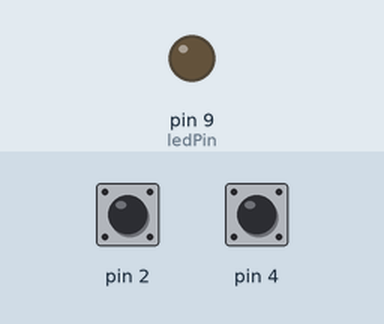
Bench run of a sketch on a simulated Arduino Uno, built with avr-gcc and run on an emulated ATmega328P. Parts: output pins drawn as LEDs (lit = HIGH). The inputs (shaded band) are chosen by the test bench; at power-on: pin 2 HIGH, pin 4 HIGH.

Above: at 1.2 s.
1.3 s: pin 2 pulled LOW for 1 s
At 3.2 s:
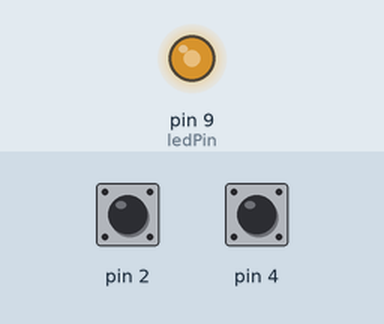
3.8 s: pin 2 pulled LOW for 3.2 s
At 4.8 s:
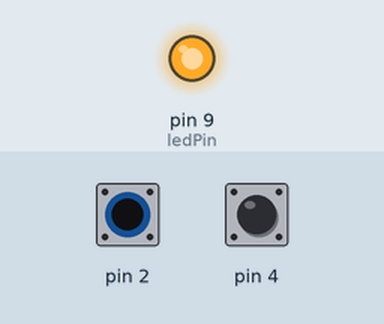
8.5 s: pin 4 pulled LOW for 3.2 s
At 10.5 s:
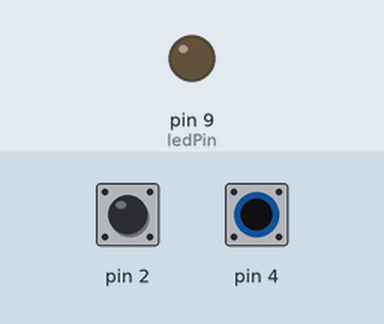
Timing chart, 0 to 12.0 s (numbered marks = the images above; inputs shaded):
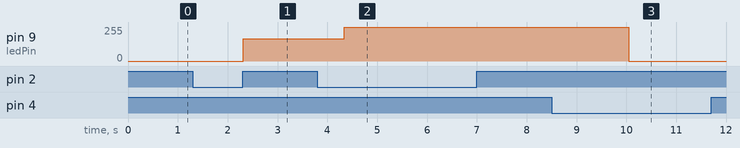

The sketch:

capacitiveTouch.ino
```cpp
/*
  Touch sensor LED strip light

  Parts required:
  - 2 megohm resistor
  - apple and banana
  - LED strip lights
  - N-MOSFET transistor
  - external power supply

  Software required :
  - CapacitiveSensor library by Paul Badger
    https://www.arduino.cc/reference/en/libraries/capacitivesensor/
*/

// import the library (must be located in the Arduino/libraries directory)
#include <CapacitiveSensor.h>

// create instances of the library
CapacitiveSensor capSensorApple = CapacitiveSensor(3, 2);
CapacitiveSensor capSensorBanana = CapacitiveSensor(5, 4);

// thresholds for sensing touch on fruits
int thresholdApple = 500;
int thresholdBanana = 1000;

// pin the LED strip light is connected to
const int ledPin = 9;

// variables to control brightness and fade amount of the LED
int brightness = 0;         // how bright the LED is
int fadeAmount = 1;         // how many points to fade the LED by

void setup() {
  // open a serial connection
  Serial.begin(9600);
  // set the LED pin as an output
  pinMode(ledPin, OUTPUT);
}

void loop() {
  // store the values reported by the sensor in a variable
  long sensorValueApple = capSensorApple.capacitiveSensor(30);
  long sensorValueBanana = capSensorBanana.capacitiveSensor(30);

  // // print out the sensor values and brightness
  // Serial.print("Apple: ");
  // Serial.print(sensorValueApple);
  // Serial.print("\t Banana: ");
  // Serial.print(sensorValueBanana);
  // Serial.print("\t Brightness: ");
  // Serial.println(brightness);

  // set the brightness of pin 9:
  analogWrite(ledPin, brightness);

  // if the apple is touched, fade the LED on until max brightness
  if (sensorValueApple > thresholdApple) {
    if (brightness < 255) {
      brightness = brightness + fadeAmount;
    }
  }

  // if the banana is touched, fade the LED off until there is no brightness
  if (sensorValueBanana > thresholdBanana) {
    // fade the LED off
    if (brightness > 0) {
      brightness = brightness - fadeAmount;
    }
  }

  // if the apple and banana are touched at the same time, flash the LED on and off
  if (sensorValueApple > thresholdApple && sensorValueBanana > thresholdBanana) {
    analogWrite(ledPin, 0);
    delay(100);
    analogWrite(ledPin, brightness);
    delay(100);
  }
}
```

Measured:
- after the input at 1.3 s, pin 9 (ledPin): 0/255 → 166/255 after 1.0 s
- after the input at 3.8 s, pin 9 (ledPin): 166/255 → 255/255 after 0.54 s
- after the input at 8.5 s, pin 9 (ledPin): 255/255 → 0/255 after 1.5 s
